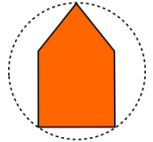
#> input picture 5- shapes/templates/casa.png, 153 x 142 px, given in place of the camera
$ python teste3.py
#> lines starting #> are read from the running program, lines starting #| are printed output that depends on the picture; after the words box and inside, x2 and y2 are one past the last pixel; in counts of white or black regions, pixels touching at a corner belong together
import cv2
import numpy as np

def identify_shape(approx):
    sides = len(approx)
    if sides == 3:
        return "Triangulo"
    elif sides == 4:
        return "Quadrado"
    elif sides == 5:
        return "Pentagono"
    elif sides == 6:
        return "Hexagono"
    elif sides > 6:
        return "Circulo"
    return "Desconhecido"

# Define as faixas de cores no espaço HSV (valores aproximados)
color_ranges = {
    "Circulo": ([100, 150, 50], [140, 255, 255]),  # Azul
    "Quadrado": ([0, 50, 0], [10, 255, 50]),  # Marrom escuro
    "Triangulo": ([90, 50, 50], [130, 255, 255]),  # Azul escuro
    "Hexagono": ([0, 100, 100], [10, 255, 255]),  # Vermelho
    "Pentagono": ([0, 100, 50], [10, 255, 100]),  # Vermelho escuro
    "Estrela": ([40, 100, 50], [80, 255, 255]),  # Verde
    "Cruz": ([140, 100, 100], [160, 255, 255]),  # Rosa
    "Casa": ([10, 100, 100], [20, 255, 255])  # Laranja
}

cap = cv2.VideoCapture(0)
# Cria uma única janela nomeada antes do loop
cv2.namedWindow('Detecção de Formas', cv2.WINDOW_NORMAL)

while True:
    ret, frame = cap.read()
#> frame is the input picture: shape (142, 153, 3); mean B, G, R 159.1, 193.6, 245.5
    if not ret:
        break

    hsv = cv2.cvtColor(frame, cv2.COLOR_BGR2HSV)
#> hsv: shape (142, 153, 3); mean H, S, V 4.3, 89.3, 245.5

    for shape, (lower, upper) in color_ranges.items():
        lower = np.array(lower, dtype=np.uint8)
        upper = np.array(upper, dtype=np.uint8)
        mask = cv2.inRange(hsv, lower, upper)

        # Encontra contornos
        contours, _ = cv2.findContours(mask, cv2.RETR_EXTERNAL, cv2.CHAIN_APPROX_SIMPLE)

        for cnt in contours:
            if cv2.contourArea(cnt) > 500:  # Remove ruídos
                approx = cv2.approxPolyDP(cnt, 0.02 * cv2.arcLength(cnt, True), True)
                detected_shape = identify_shape(approx)

                if detected_shape == shape:
                    x, y, w, h = cv2.boundingRect(cnt)
                    cv2.rectangle(frame, (x, y), (x + w, y + h), (0, 255, 0), 2)
                    cv2.putText(frame, shape, (x, y - 10), cv2.FONT_HERSHEY_SIMPLEX, 0.5, (0, 255, 0), 2)
#> this loop made 8 passes
#> contours on pass 2: 34 contours, all with area under 20
#> pass 2, `mask = cv2.inRange(hsv, lower, upper)`:
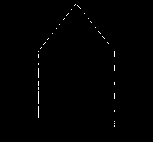
#> mask: shape (142, 153); 0.52% white in thin lines or dots, all inside (x1, y1, x2, y2) = (38, 4, 115, 127)
#> after the loop:
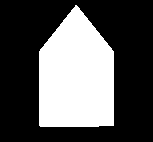
#> mask: shape (142, 153); 34.1% white; 1 white region, box (x1, y1, x2, y2) and area: (39, 5, 114, 127) 7417

    cv2.imshow("Detecção de Formas", frame)
    if cv2.waitKey(1) & 0xFF == ord('q'):
#> (key q is pressed here)
        break

cap.release()
cv2.destroyAllWindows()
